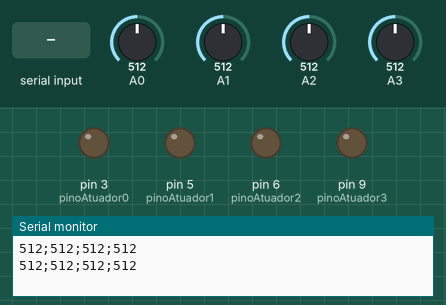
A sketch run on a simulated Arduino Uno, built with avr-gcc and run on an emulated ATmega328P. Parts: output pins drawn as LEDs (lit = HIGH), the last lines printed to the serial monitor. The inputs (shaded band) are chosen by the test bench; at power-on: A0 = 512, A1 = 512, A2 = 512, A3 = 512.

Above: at 1.3 s.
1.4 s: "0\n" received over Serial
At 2.3 s:
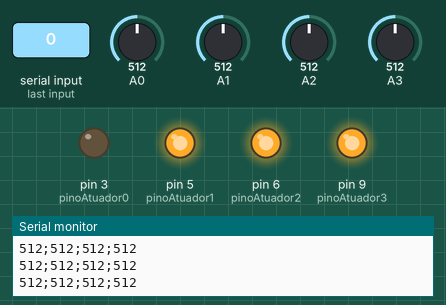
3.0 s: "1\n" received over Serial
At 3.6 s:
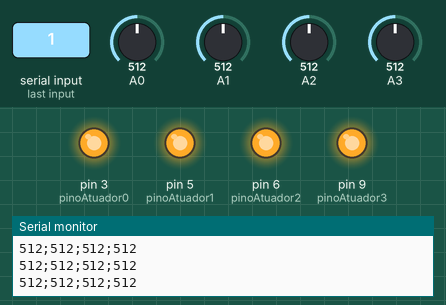
Timing chart, 0 to 6.0 s (numbered marks = the images above; inputs shaded):
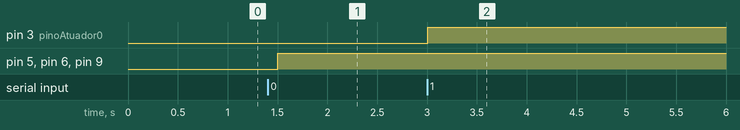

Measured:
- after the input at 1.4 s, pin 5 (pinoAtuador1), pin 6 (pinoAtuador2), pin 9 (pinoAtuador3): LOW → HIGH after 0.10 s
- after the input at 3.0 s, pin 3 (pinoAtuador0): LOW → HIGH at once

The sketch:

arduino.ino
```cpp
/*

Projeto 1 - Termostato
IE327Q - 2 Semestre 2017

Professor Dr. Fabiano Fruett

Alunos:  Euclides
         Mathias
         Stenio
         Talles
*/

#define TAXA_AMOSTRAGEM 1000/8

/* Pinos a serem utilizados no projeto */
#define pinoAtuador0 3
#define pinoAtuador1 5
#define pinoAtuador2 6
#define pinoAtuador3 9

void setup()
{
  /* Inicializa comunicacao serial a 9600 bps */
  Serial.begin(9600);

  /* Configura pinos dos atuadores como saida como saida */
  pinMode(pinoAtuador0, OUTPUT);
  pinMode(pinoAtuador1, OUTPUT);
  pinMode(pinoAtuador2, OUTPUT);
  pinMode(pinoAtuador3, OUTPUT);

  /* Referncia do ADC em 5,0 V */
  analogReference(EXTERNAL);
}

/* Rotina que realiza a leitura dos dados via serial */
String leSerial()
{
  /* Variavel que armazena recepçao da comunicaçao serial */
  String leitura = "";
  /* Variavel auxiliar para leitura serial */
  char caracter;

  /* Ha dados a serem recepcionados? */
  while(Serial.available() > 0)
  {
    /* Armazena o valor caso seja diferente de '\n' */
    caracter = Serial.read();
    if (caracter != '\n')
      leitura.concat(caracter);
  }

  /* Retorna a string lida via serial */
  return leitura;
}

void loop() {

  unsigned char i = 0;

  /* Inicializa variavel auxiliar de leitura serial */
  String leituraSerial = "";
  String leituraSensores = "";

  for (i=0;i<4;i++)
  {
    if (i!=3)
      leituraSensores += String(analogRead(i),DEC) + ';';
    else
      leituraSensores += String(analogRead(i),DEC);
    delay(TAXA_AMOSTRAGEM);
  }

  /* Envia valor amostrado via serial */
  Serial.println(leituraSensores);

  /* Ha dados a serem recepcionados? */
  if (Serial.available() > 0)
  {
    /* Realiza a leitura serial */
    leituraSerial = leSerial();

    /* Se o primeiro caracter do pacote recebido for 0, desliga o atuador. Caso contrario o liga */
    (leituraSerial.charAt(0)=='0') ? (digitalWrite(pinoAtuador0, LOW)) : (digitalWrite(pinoAtuador0, HIGH));
    /* Se o segundo caracter do pacote recebido for 0, desliga o atuador. Caso contrario o liga */
    (leituraSerial.charAt(1)=='0') ? (digitalWrite(pinoAtuador1, LOW)) : (digitalWrite(pinoAtuador1, HIGH));
    /* Se o terceiro caracter do pacote recebido for 0, desliga o atuador. Caso contrario o liga */
    (leituraSerial.charAt(2)=='0') ? (digitalWrite(pinoAtuador2, LOW)) : (digitalWrite(pinoAtuador2, HIGH));
    /* Se o quarto caracter do pacote recebido for 0, desliga o atuador. Caso contrario o liga */
    (leituraSerial.charAt(3)=='0') ? (digitalWrite(pinoAtuador3, LOW)) : (digitalWrite(pinoAtuador3, HIGH));
  }
}
```
